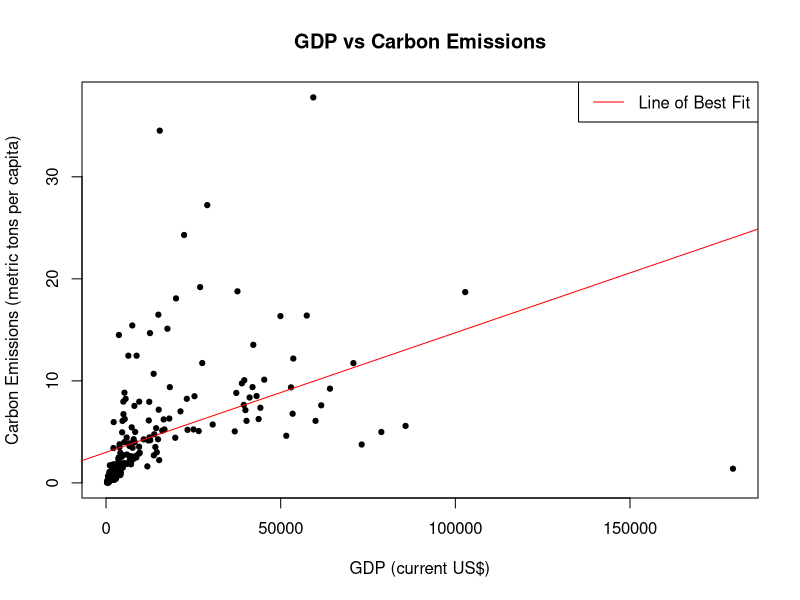
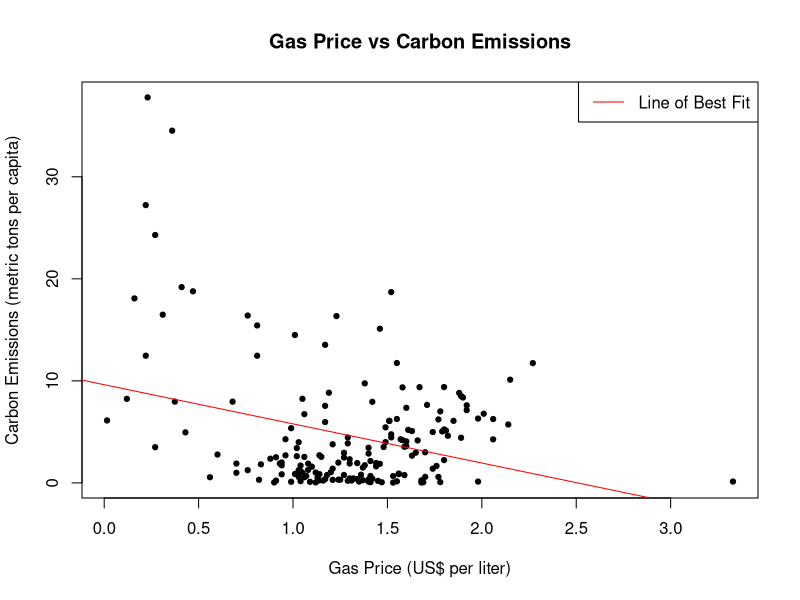
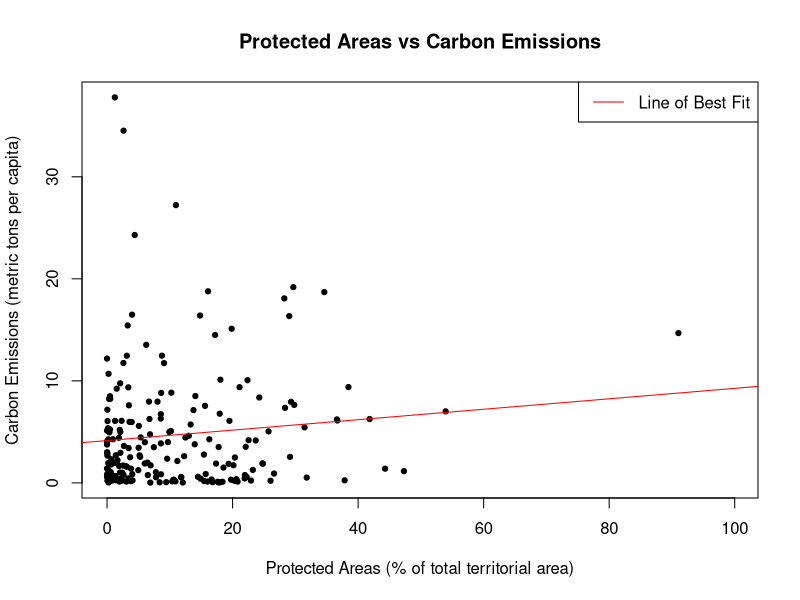
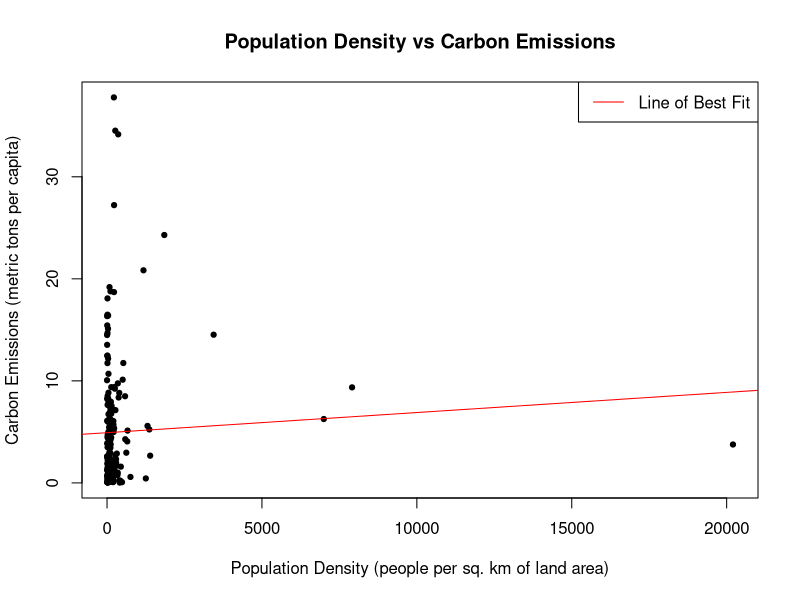
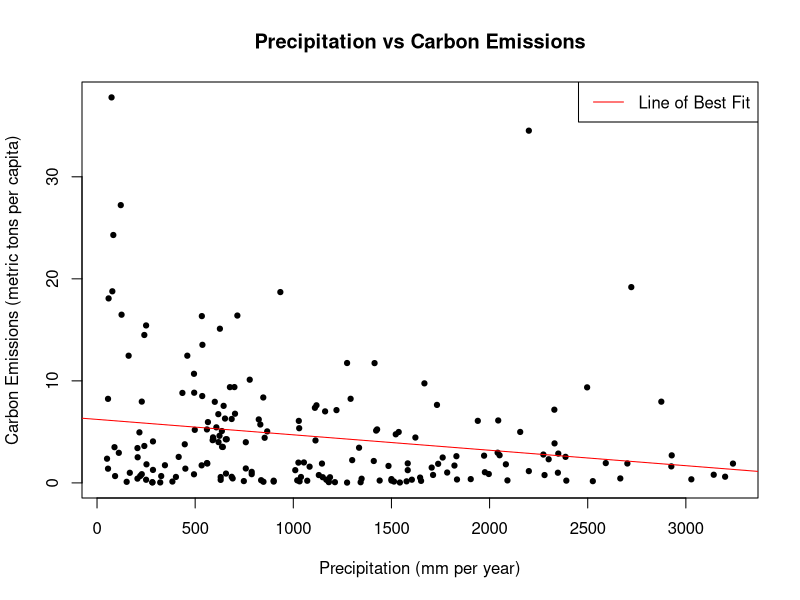
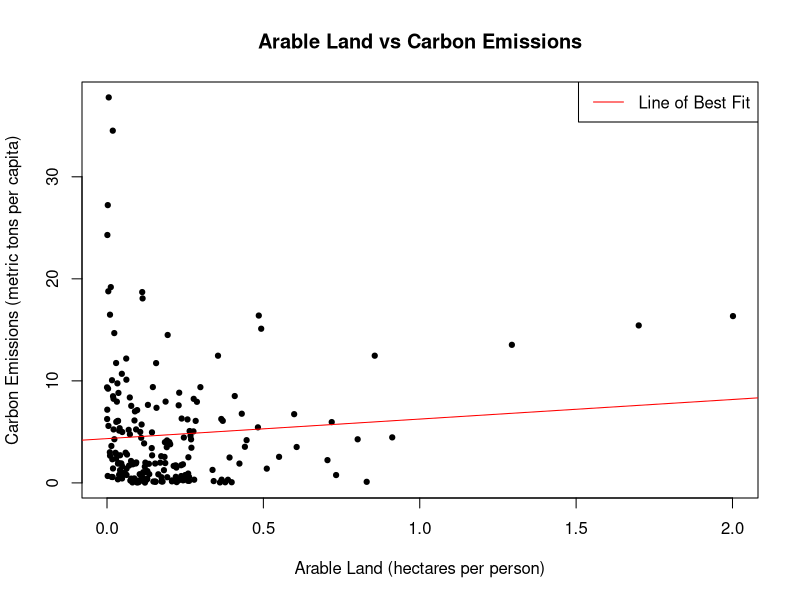

These charts were generated, in order, by the following R code:
## ---- chunk 1
knitr::opts_chunk$set(echo = TRUE)
## ---- chunk 2
data <- read.csv("World_Development_Indicators.csv", na.strings = "#N/A")
CO2 = data[,"EN.ATM.CO2E.PC"]
## ---- chunk 3

# Create vectors of actual column names and what we want the variable names to be
xlabel_names = c("GDP (current US$)","Gas Price (US$ per liter)",
                 "Protected Areas (% of total territorial area)",
                 "Population Density (people per sq. km of land area)",
                 "Precipitation (mm per year)", "Arable Land (hectares per person)")
title_names =  c("GDP","Gas Price", "Protected Areas", "Population Density",
                 "Precipitation", "Arable Land")
column_names = c("NY.GDP.PCAP.CD", "EP.PMP.SGAS.CD", "ER.PTD.TOTL.ZS", "EN.POP.DNST",
                  "AG.LND.PRCP.MM", "AG.LND.ARBL.HA.PC")

# Pull Out data from data frame for each variable
GDP = data[,"NY.GDP.PCAP.CD"]
GasPrice = data[,"EP.PMP.SGAS.CD"]
ProtectedAreas = data[,"ER.PTD.TOTL.ZS"]
PopDens = data[,"EN.POP.DNST"]
Precipitation = data[,"AG.LND.PRCP.MM"]
ArableLand = data[,"AG.LND.ARBL.HA.PC"]


# Graph each variable
for (i in 1:6){
  xvariable = column_names[i]
  x_label = xlabel_names[i]
  title = title_names[i]
  
  plot(data[,xvariable], CO2, ylab = "Carbon Emissions (metric tons per capita)", 
       xlab = x_label, main = paste(title, "vs Carbon Emissions"), pch = 19, cex = 0.7)
  
  # Line of best fit
  lm_model <- lm(CO2 ~ data[, xvariable])
  abline(lm_model, col = "red")
  
  # Legend
  legend("topright", legend = "Line of Best Fit", col = "red", lty = 1)
  
}
## ---- chunk 4
# Correlation Values/Regression Stats
print("***GDP***")
cor(GDP, CO2, use = "complete.obs")
fit_GDP = lm(formula = EN.ATM.CO2E.PC ~ NY.GDP.PCAP.CD, data = data)
summary(fit_GDP)

print("***Gas Price***")
cor(GasPrice, CO2, use = "complete.obs")
fit_GasPrice = lm(formula = EN.ATM.CO2E.PC ~ EP.PMP.SGAS.CD, data = data)
summary(fit_GasPrice)

print("***Protected Areas***")
cor(ProtectedAreas, CO2, use = "complete.obs")
fit_ProtectedAreas = lm(formula = EN.ATM.CO2E.PC ~ ER.PTD.TOTL.ZS, data = data)
summary(fit_ProtectedAreas)

print("***Population Density***")
cor(PopDens, CO2, use = "complete.obs")
fit_PopDens = lm(formula = EN.ATM.CO2E.PC ~ EN.POP.DNST, data = data)
summary(fit_PopDens)

print("***Precipiation***")
cor(Precipitation, CO2, use = "complete.obs")
fit_Precipitation = lm(formula = EN.ATM.CO2E.PC ~ AG.LND.PRCP.MM, data = data)
summary(fit_Precipitation)

print("***Arable Land***")
cor(ArableLand, CO2, use = "complete.obs")
fit_ArableLand = lm(formula = EN.ATM.CO2E.PC ~ AG.LND.ARBL.HA.PC, data = data)
summary(fit_ArableLand)

